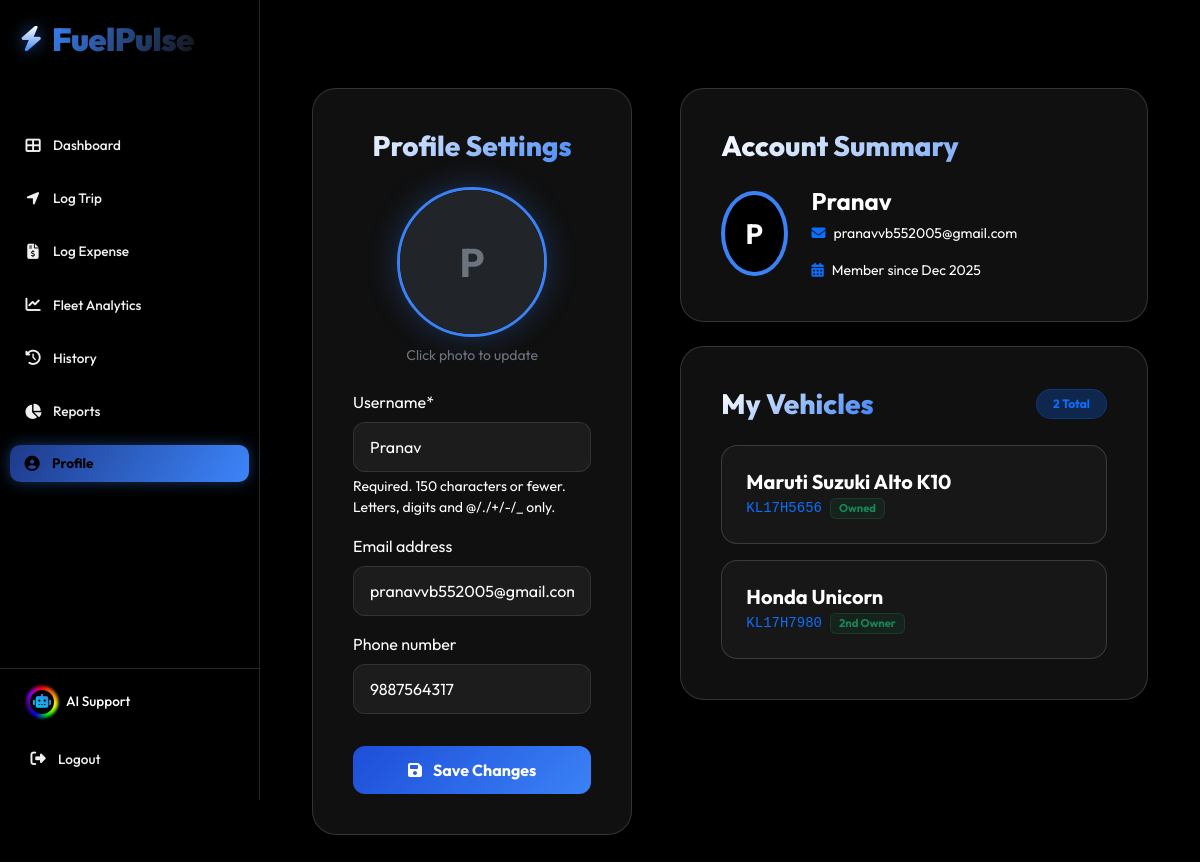
The app's page /profile/ (signed in), older data.
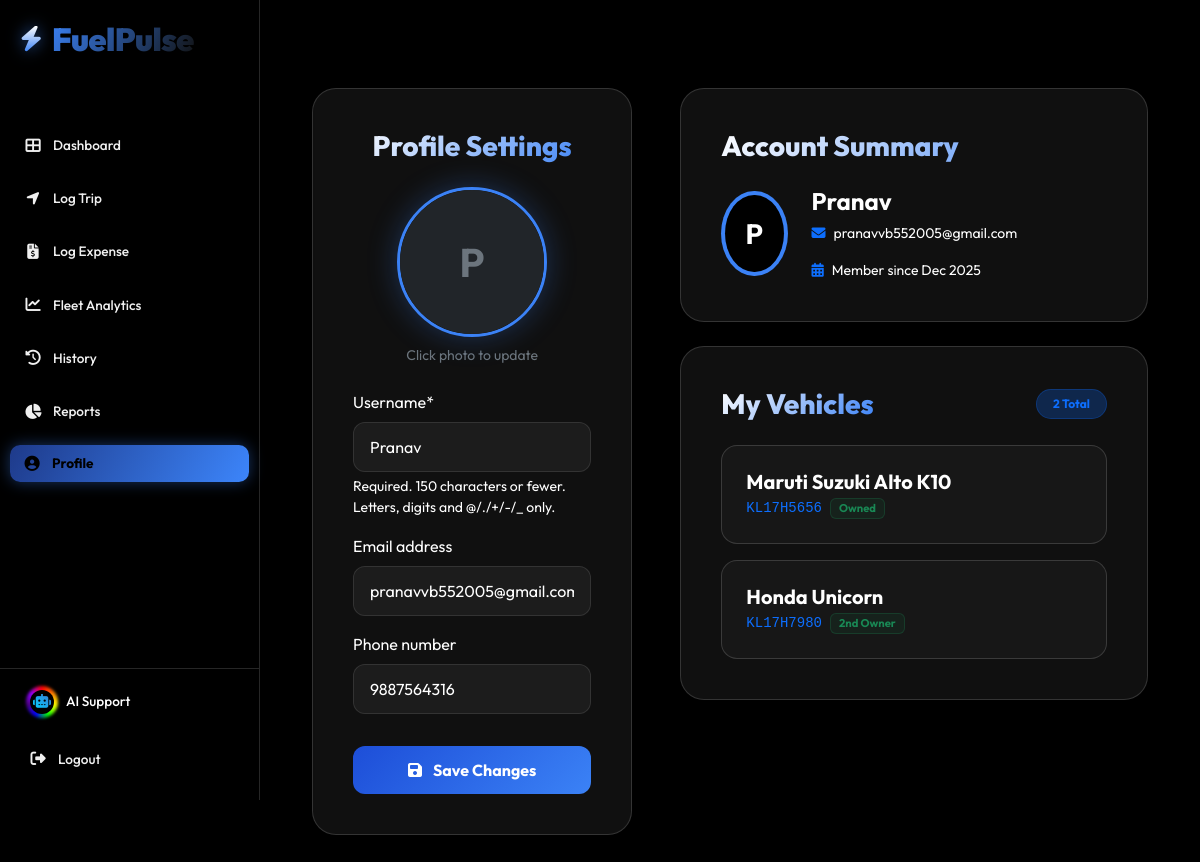
The same page, newer data.
### core/models.py (models this page shows)
class User(AbstractUser):
    is_manager = models.BooleanField(default=False)
    phone_number = models.CharField(max_length=15, blank=True)
    profile_photo = models.ImageField(upload_to='profile_photos/', blank=True, null=True)

### core/views.py (the view)
# urls.py: path('profile/', views.profile, name='profile'),
@login_required
def profile(request):
    if request.method == 'POST' and 'username' in request.POST:
        user_form = UserUpdateForm(request.POST, request.FILES, instance=request.user)
        if user_form.is_valid():
            user_form.save()
            messages.success(request, 'Your profile has been updated!')
            return redirect('profile')
    else:
        user_form = UserUpdateForm(instance=request.user)
    vehicles = Vehicle.objects.filter(owner=request.user)
    return render(request, 'core/profile.html', {
        'user_form': user_form,
        'vehicles': vehicles
    })

### core/forms.py
class UserUpdateForm(forms.ModelForm):
    class Meta:
        model = User
        fields = ['username', 'email', 'phone_number', 'profile_photo'] # Added profile_photo
    class Meta:
        model = User
        fields = ['username', 'email', 'phone_number']
        widgets = {
            'username': forms.TextInput(attrs={'class': 'form-control bg-dark text-white border-secondary', 'readonly': 'readonly'}),
            'email': forms.EmailInput(attrs={'class': 'form-control bg-dark text-white border-secondary'}),
        }

### templates/core/profile.html (shortened to what the changed rows need)
{% extends 'base.html' %}
{% load static %}
{% load crispy_forms_tags %}
{% block content %}
<div class="container py-5">
<div class="row g-5">
<div class="col-lg-5">
<div class="glass-card">
            <form method="post" enctype="multipart/form-data" id="profileUpdateForm">
                <div class="text-center mb-4">
                    <label for="id_profile_photo_hidden" class="profile-upload-container d-block" title="Change Photo">
                        {% if user.profile_photo %}
                            <img src="{{ user.profile_photo.url }}" class="profile-upload-img" id="imagePreview">
                        {% else %}
                            <div class="profile-upload-img d-flex align-items-center justify-content-center text-secondary fs-1 fw-bold h-100 bg-dark">
                                {{ user.username|slice:":1"|upper }}
                            </div>
                        {% endif %}
                    </label>
                </div>
                <div class="mb-3">
                    {{ user_form.username|as_crispy_field }}
                </div>
                <div class="mb-3">
                    {{ user_form.email|as_crispy_field }}
                </div>
                <div class="mb-3">
                    {{ user_form.phone_number|as_crispy_field }}
                </div>
            </form>
        </div>
    </div>
    <div class="col-lg-7">
        <div class="glass-card mb-4">
            <div class="d-flex align-items-center gap-4">
                <div class="rounded-circle p-1" style="width: 85px; height: 85px; background: var(--accent-blue);">
                     <div class="bg-black w-100 h-100 rounded-circle overflow-hidden d-flex align-items-center justify-content-center">
                        {% if user.profile_photo %}
                            <img src="{{ user.profile_photo.url }}" style="width: 100%; height: 100%; object-fit: cover;">
                        {% else %}
                            <span class="text-white fw-bold fs-3">{{ user.username|slice:":1"|upper }}</span>
                        {% endif %}
                     </div>
                </div>
                <div>
                    <h4 class="mb-1 text-white fw-bold">{{ user.username }}</h4>
                    <div class="d-flex flex-wrap gap-3 text-secondary small mt-2">
                        <span><i class="fas fa-envelope text-primary me-2"></i>{{ user.email|default:"No Email" }}</span>
                        <span><i class="fas fa-calendar-alt text-primary me-2"></i>Member since {{ user.date_joined|date:"M Y" }}</span>
                    </div>
                </div>
            </div>
        </div>
    </div>
</div>
</div>
{% endblock %}

Row changes from the older to the newer data that the page shows:
changed User "Pranav": phone_number "9887564317" → "9887564316"
